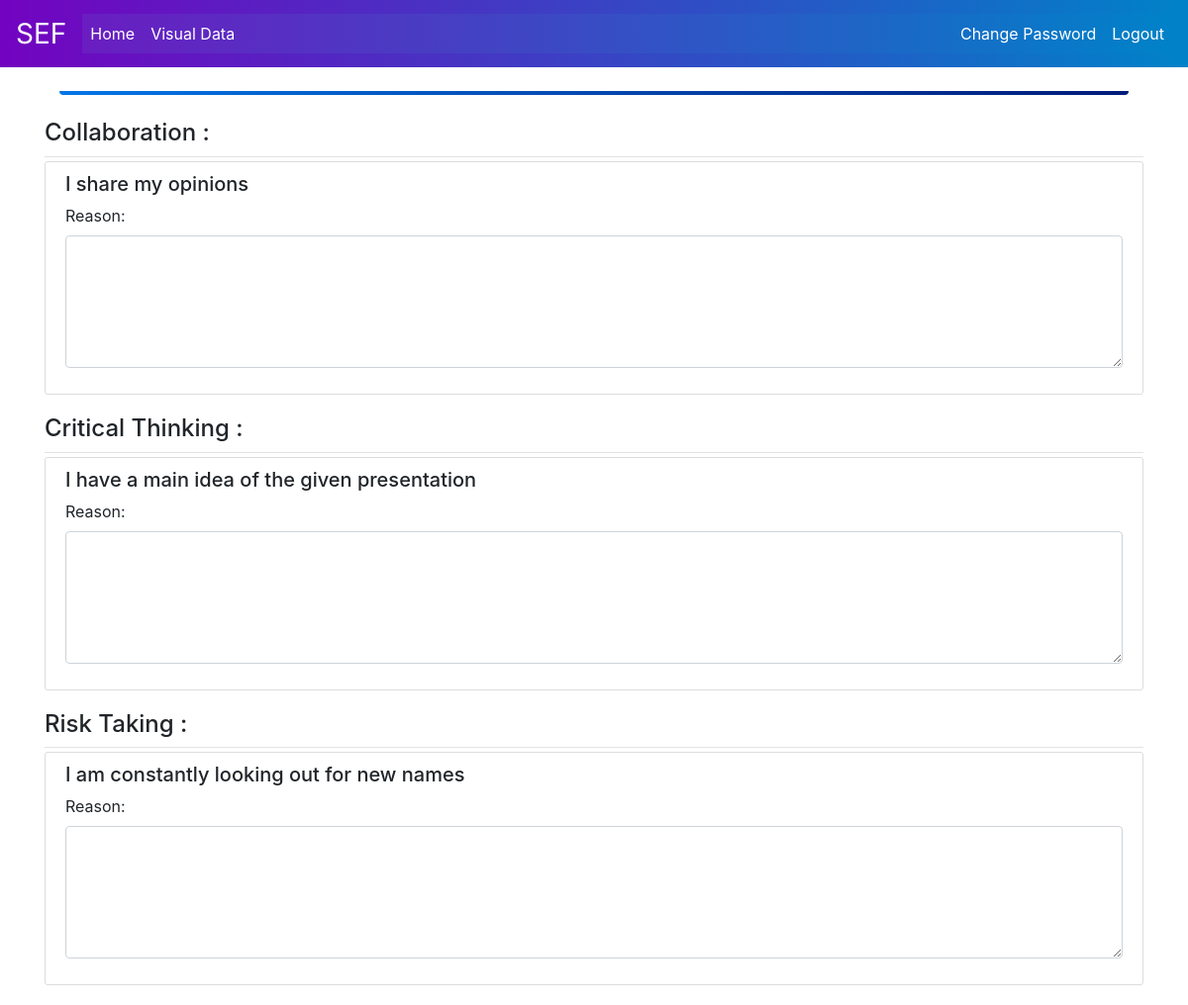
Page /teacher/form/2 (signed in) on the earlier database version.
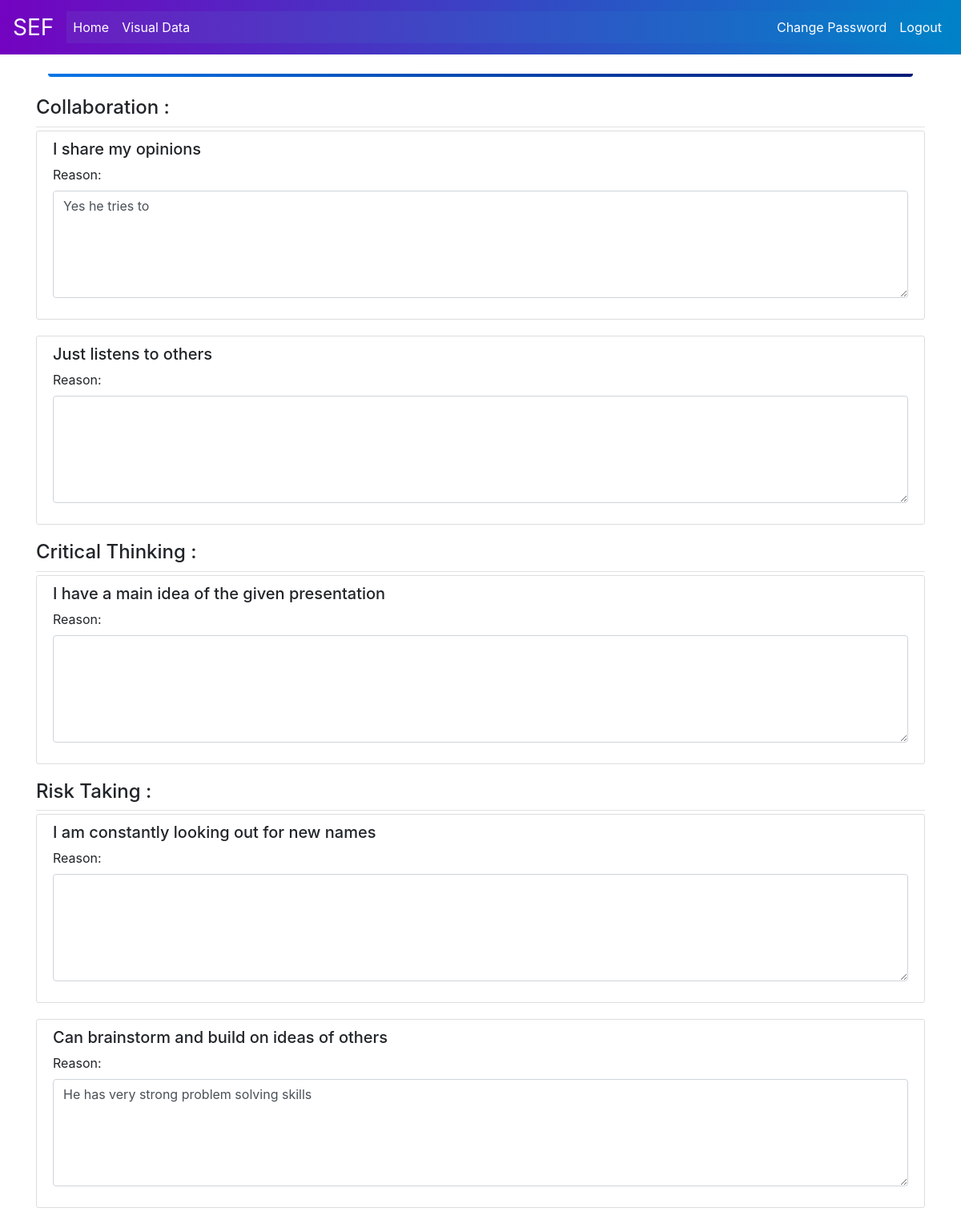
Same page on the later database version.
### course/models.py (models this page shows, shortened)
class Course(models.Model):
	cname=models.CharField(max_length=100,default="#")
	skill=models.CharField(max_length=50,choices=choices)

class Response(models.Model):
	question=models.ForeignKey(Question,on_delete=models.CASCADE)
	teacher=models.ForeignKey(Teacher,on_delete=models.DO_NOTHING)
	student=models.ForeignKey(Student,on_delete=models.CASCADE)
	answer=models.CharField(max_length=255)
	description=models.CharField(max_length=255)
	bias=models.BooleanField(default=False)

### principal/views.py (the view)
# urls.py: path('teacher/form/<int:id>',principal_views.studentForm,name='student-form'),
@login_required
def studentForm(request,id):
    student_obj=Student.objects.filter(id=id).first()
    courses={
        "Collaboration":[],"Critical Thinking":[],"Risk Taking":[],
    }
    for course in choices:
        course_obj=Course.objects.filter(skill=course).first()
        questions=list(Question.objects.filter(course=course_obj).values_list('question',flat=True))
        for question in questions:
            response_obj=Response.objects.filter(student=student_obj,answer=question).first()
            if response_obj:
                courses[course].append((question,response_obj.description))
            else:
                courses[course].append((question,""))
    print(courses)
    context={
        'courses':courses
    }
    return render(request,"principal/show_form.html",context=context)

### principal/templates/principal/show_form.html (shortened to what this page needs)
{% extends 'principal/base.html' %}
{% load crispy_forms_tags %}
{% block content %}
	<div class="container mt-4 mb-4">
		<div style="height: .25rem;width:100%;background-image: linear-gradient(to right,#0575E6,#021B79); border-bottom-right-radius: 4px; border-bottom-left-radius: 4px; "></div>
	</div>
	<form>
		{% for course,questions in courses.items %}
            <div class="article-metadata">
                <h4>{{ course }} : </h4>
            </div>
            {% for question in questions %}
			<article class="media content-section">
			  <div class="media-body">
                    <div class="row form-row">
                        <div class="col">
                          <label class="form-check-label" for="customCheck"><h5>{{ question.0 }}</h5></label>
                        </div>
                    </div>
                    <div class="form-group">
                        <label for="comment">Reason:</label>
                        <textarea class="form-control" rows="5" id="{{ question }} reason" name="{{ question }} reason" >{{ question.1 }}</textarea>
                    </div>
			</div>
            </article>
            {% endfor %}
		{% endfor %}
	</form>
{% endblock content %}

Differences in the rows shown:
added Response: description "Yes he tries to"
added Response: description "He has very strong problem solving skills"
Other differences:
new list line: "Just listens to others Reason: "
new list line: "Can brainstorm and build on ideas of others Reason:"
